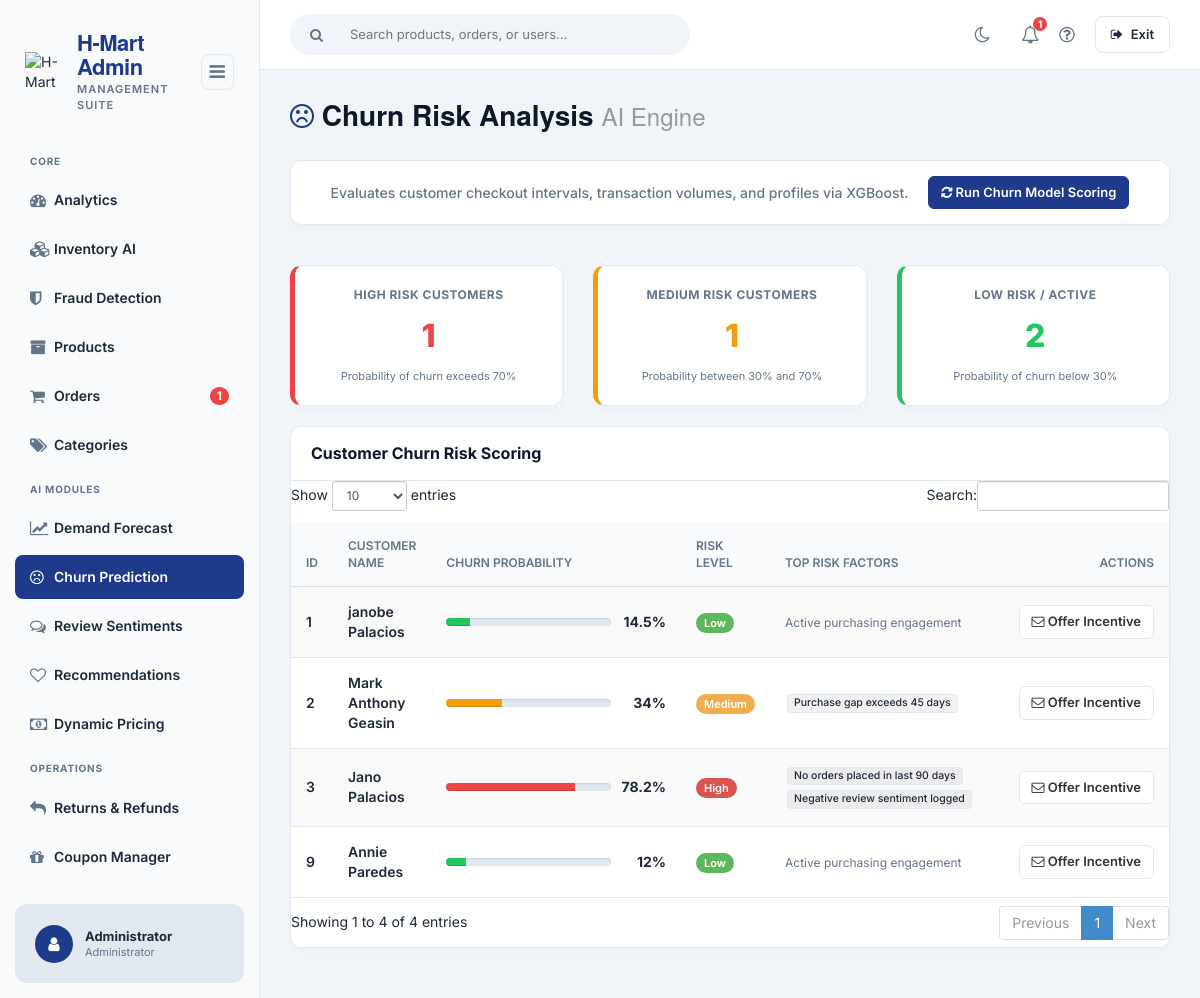
Screenshot of /admin/churn_prediction/index.php (signed in) with the database file from the repository.
### tables this page shows
CREATE TABLE IF NOT EXISTS `churn_scores` (
  `id` INT AUTO_INCREMENT PRIMARY KEY,
  `customer_id` INT NOT NULL,
  `churn_probability` DOUBLE NOT NULL,
  `risk_level` VARCHAR(20) NOT NULL,
  `top_risk_factors` TEXT NOT NULL,
  `evaluated_at` DATETIME DEFAULT CURRENT_TIMESTAMP,
  INDEX (`customer_id`)
);

CREATE TABLE `tblcustomer` (
  `CUSTOMERID` int(11) NOT NULL,
  `FNAME` varchar(30) NOT NULL,
  `LNAME` varchar(30) NOT NULL,
  `MNAME` varchar(30) NOT NULL,
  `CUSHOMENUM` varchar(90) NOT NULL,
  `STREETADD` text NOT NULL,
  `BRGYADD` text NOT NULL,
  `CITYADD` text NOT NULL,
  `PROVINCE` varchar(80) NOT NULL,
  `COUNTRY` varchar(30) NOT NULL,
  `DBIRTH` date NOT NULL,
  `GENDER` varchar(10) NOT NULL,
  `PHONE` varchar(20) NOT NULL,
  `EMAILADD` varchar(120) NOT NULL,
  `ZIPCODE` int(6) NOT NULL,
  `CUSUNAME` varchar(120) NOT NULL,
  `CUSPASS` varchar(90) NOT NULL,
  `CUSPHOTO` varchar(255) NOT NULL,
  `TERMS` tinyint(4) NOT NULL,
  `DATEJOIN` date NOT NULL
);

### admin/churn_prediction/index.php (called while the page is built, shortened)
<?php
require_once("../theme/templates.php");
?>

### backend/include/database.php (called while the page is built, shortened)
<?php
class Database {
	var $sql_string = '';
	private $conn;
	public function open_connection() {
		$this->conn = mysqli_connect(server,user,pass);
		if(!$this->conn){
			echo "Problem in database connection! Contact administrator!";
			exit();
		}else{
			$db_select = mysqli_select_db($this->conn,database_name);
		}
	}
	function setQuery($sql='') {
		$this->sql_string=$sql;
	}
	function executeQuery() {
		$result = mysqli_query($this->conn,$this->sql_string);
		return $result;
	}
	private function confirm_query($result) {
		return $result;
	}
	function loadResultList( $key='' ) {
		$cur = $this->executeQuery();
		$array = array();
		if ($cur) {
			while ($row = mysqli_fetch_object($cur)) {
				if ($key) {
					$array[$row->$key] = $row;
				} else {
					$array[] = $row;
				}
			}
		}
		return $array;
	}
}
$mydb = new Database();
?>

### admin/churn_prediction/view.php (the view)
<?php
global $mydb;
$churnResults = AIClient::call('/api/churn/batch', 'POST');
$churnList = [];
if (isset($churnResults['results'])) {
    $churnList = $churnResults['results'];
} else {
    $mydb->setQuery("
        SELECT c.CUSTOMERID, c.FNAME, c.LNAME, c.EMAILADD, cs.churn_probability, cs.risk_level, cs.top_risk_factors, cs.evaluated_at
        FROM churn_scores cs
        JOIN tblcustomer c ON cs.customer_id = c.CUSTOMERID
        ORDER BY cs.churn_probability DESC
    ");
    $dbList = $mydb->loadResultList();
    if ($dbList) {
        foreach ($dbList as $row) {
            $churnList[] = [
                'customer_id' => $row->CUSTOMERID,
                'customer_name' => $row->FNAME . ' ' . $row->LNAME,
                'churn_probability' => (float)$row->churn_probability,
                'risk_level' => $row->risk_level,
                'top_risk_factors' => json_decode($row->top_risk_factors, true),
                'evaluated_at' => $row->evaluated_at
            ];
        }
    }
}
$highRisk = 0;
$medRisk = 0;
$lowRisk = 0;
foreach ($churnList as $c) {
    if ($c['risk_level'] === 'High') $highRisk++;
    elseif ($c['risk_level'] === 'Medium') $medRisk++;
    else $lowRisk++;
}
?>
<div class="row">
    <div class="col-lg-12">
        <h1 class="page-header"><i class="fa fa-frown-o" style="color:var(--primary-light);"></i> Churn Risk Analysis <small>AI Engine</small></h1>
    </div>
</div>
<div class="row" style="margin-bottom: 20px;">
    <div class="col-md-12">
        <div class="panel panel-default" style="border-radius:12px; border:1px solid var(--border-color); box-shadow:var(--shadow);">
            <div class="panel-body" style="background:var(--card-bg); color:var(--text-main); display:flex; align-items:center; justify-content:space-between; flex-wrap:wrap; gap:15px; padding:15px 20px;">
                <div style="font-size:14px; font-weight:500; color:var(--text-muted);">
                    Evaluates customer checkout intervals, transaction volumes, and profiles via XGBoost.
                </div>
                <a href="index.php?action=train" class="btn btn-primary btn-sm" style="border-radius:6px; font-weight:600;">
                    <i class="fa fa-refresh"></i> Run Churn Model Scoring
                </a>
            </div>
        </div>
    </div>
</div>
<div class="row">
    <div class="col-md-4">
        <div class="panel panel-default text-center" style="border-radius:12px; border-left: 5px solid #ef4444; overflow:hidden;">
            <div class="panel-body" style="background: var(--card-bg); color:var(--text-main); padding:20px;">
                <div style="font-size:12px; text-transform:uppercase; color:var(--text-muted); font-weight:700; letter-spacing:0.5px;">High Risk Customers</div>
                <div style="font-size:32px; font-weight:800; color:#ef4444; margin:10px 0;"><?php echo $highRisk; ?></div>
                <div style="font-size:11px; color:var(--text-muted);">Probability of churn exceeds 70%</div>
            </div>
        </div>
    </div>
    <div class="col-md-4">
        <div class="panel panel-default text-center" style="border-radius:12px; border-left: 5px solid #f59e0b; overflow:hidden;">
            <div class="panel-body" style="background: var(--card-bg); color:var(--text-main); padding:20px;">
                <div style="font-size:12px; text-transform:uppercase; color:var(--text-muted); font-weight:700; letter-spacing:0.5px;">Medium Risk Customers</div>
                <div style="font-size:32px; font-weight:800; color:#f59e0b; margin:10px 0;"><?php echo $medRisk; ?></div>
                <div style="font-size:11px; color:var(--text-muted);">Probability between 30% and 70%</div>
            </div>
        </div>
    </div>
    <div class="col-md-4">
        <div class="panel panel-default text-center" style="border-radius:12px; border-left: 5px solid #22c55e; overflow:hidden;">
            <div class="panel-body" style="background: var(--card-bg); color:var(--text-main); padding:20px;">
                <div style="font-size:12px; text-transform:uppercase; color:var(--text-muted); font-weight:700; letter-spacing:0.5px;">Low Risk / Active</div>
                <div style="font-size:32px; font-weight:800; color:#22c55e; margin:10px 0;"><?php echo $lowRisk; ?></div>
                <div style="font-size:11px; color:var(--text-muted);">Probability of churn below 30%</div>
            </div>
        </div>
    </div>
</div>
<div class="row">
    <div class="col-md-12">
        <div class="panel panel-default" style="border-radius:12px; overflow:hidden;">
            <div class="panel-heading" style="font-weight:700; background:var(--card-header-bg); border-bottom:1px solid var(--border-color); color:var(--primary);">
                Customer Churn Risk Scoring
            </div>
            <div class="panel-body" style="background:var(--card-bg); padding:0;">
                <div class="table-responsive">
                    <table class="table table-hover table-striped" id="dash-table" style="margin:0; font-size:13.5px;">
                        <thead>
                            <tr style="background:var(--table-header-bg); border-bottom:1px solid var(--border-color);">
                                <th style="font-weight:600; padding:15px;">ID</th>
                                <th style="font-weight:600; padding:15px;">Customer Name</th>
                                <th style="font-weight:600; padding:15px; width:220px;">Churn Probability</th>
                                <th style="font-weight:600; padding:15px;">Risk Level</th>
                                <th style="font-weight:600; padding:15px;">Top Risk Factors</th>
                                <th style="font-weight:600; padding:15px; text-align:right; width:150px;">Actions</th>
                            </tr>
                        </thead>
                        <tbody>
                            <?php foreach ($churnList as $c) {
                                $riskColor = '#22c55e';
                                $riskClass = 'label-success';
                                if ($c['risk_level'] === 'High') {
                                    $riskColor = '#ef4444';
                                    $riskClass = 'label-danger';
                                } elseif ($c['risk_level'] === 'Medium') {
                                    $riskColor = '#f59e0b';
                                    $riskClass = 'label-warning';
                                }
                            ?>
                                <tr style="border-bottom:1px solid var(--border-color);">
                                    <td style="padding:15px; font-weight:600;"><?php echo $c['customer_id']; ?></td>
                                    <td style="padding:15px; font-weight:600;"><?php echo htmlspecialchars($c['customer_name']); ?></td>
                                    <td style="padding:15px; vertical-align:middle;">
                                        <div style="display:flex; align-items:center; gap:10px;">
                                            <div class="progress" style="height:8px; margin:0; flex:1; background:var(--border-color); border-radius:4px; overflow:hidden;">
                                                <div class="progress-bar" style="background:<?php echo $riskColor; ?>; width:<?php echo $c['churn_probability']; ?>%;"></div>
                                            </div>
                                            <span style="font-weight:700; width:45px; text-align:right;"><?php echo $c['churn_probability']; ?>%</span>
                                        </div>
                                    </td>
                                    <td style="padding:15px;">
                                        <span class="label <?php echo $riskClass; ?>" style="font-weight:600; font-size:11px; padding:3px 8px; border-radius:10px;"><?php echo $c['risk_level']; ?></span>
                                    </td>
                                    <td style="padding:15px;">
                                        <?php
                                        if (empty($c['top_risk_factors'])) {
                                            echo '<span style="color:var(--text-muted); font-size:12px;">Active purchasing engagement</span>';
                                        } else {
                                            foreach ($c['top_risk_factors'] as $factor) {
                                                echo '<span class="label label-default" style="display:inline-block; font-size:10.5px; margin:2px; padding:3px 6px; border-radius:4px; font-weight:500; background:rgba(0,0,0,0.05); color:var(--text-main); border:1px solid var(--border-color);">' . htmlspecialchars($factor) . '</span>';
                                            }
                                        }
                                        ?>
                                    </td>
                                    <td style="padding:15px; text-align:right;">
                                        <a href="javascript:void(0);" onclick="alert('Retaining incentive discount code sent via email to: <?php echo htmlspecialchars($c['customer_name']); ?>!')"
                                           class="btn btn-default btn-xs" style="font-weight:600; border-color:var(--border-color);">
                                            <i class="fa fa-envelope-o"></i> Offer Incentive
                                        </a>
                                    </td>
                                </tr>
                            <?php } ?>
                        </tbody>
                    </table>
                </div>
            </div>
        </div>
    </div>
</div>

### rows the page displays
churn_scores: customer.CUSTOMERID "3", customer_name "Jano Palacios", churn_probability "78.2", risk_level "High", factor "No orders placed in last 90 days", factor "Negative review sentiment logged"
churn_scores: customer.CUSTOMERID "2", customer_name "Mark Anthony Geasin", churn_probability "34", risk_level "Medium", factor "Purchase gap exceeds 45 days"
churn_scores: customer.CUSTOMERID "1", customer_name "janobe Palacios", churn_probability "14.5", risk_level "Low", shows "Active purchasing engagement"
churn_scores: customer.CUSTOMERID "9", customer_name "Annie Paredes", churn_probability "12", risk_level "Low", shows "Active purchasing engagement"

### other values shown
$res "1"
$_SESSION['U_NAME'] "Administrator"
$_SESSION['U_ROLE'] "Administrator"
$highRisk "1"
$medRisk "1"
$lowRisk "2"
